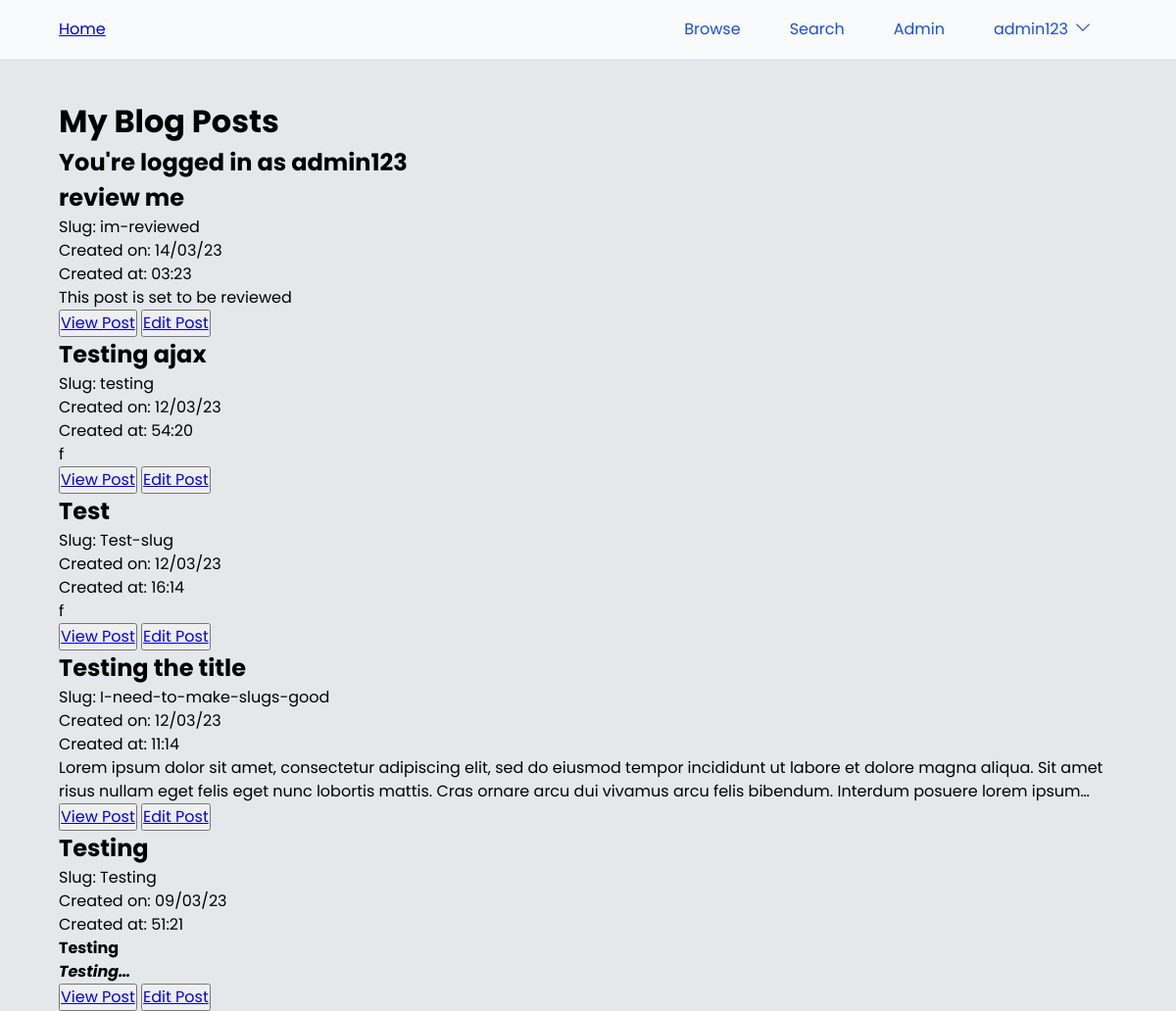
The page /my-posts (signed in) on the database its author committed.
### models.py (models this page shows, shortened)
class UserModel(UserMixin, db.Model):
    __tablename__ = "users"
    id = db.Column(db.Integer, primary_key=True)
    username = db.Column(db.String(50), unique=True, nullable=False)
    password_hash = db.Column(db.String(128), nullable=False)
    privilege_level = db.Column(
        db.String(16), default="User", nullable=False
    )  # Could be User, Admin, or SuperAdmin also could be an integer but used string for this example

class PostModel(db.Model):
    __tablename__ = "posts"
    id = db.Column(db.Integer, primary_key=True)
    title = db.Column(db.String(100), nullable=False)
    slug = db.Column(db.String(100), unique=True, nullable=False)
    content = db.Column(db.Text, nullable=False)
    created_at = db.Column(db.DateTime, server_default=func.now())
    updated_at = db.Column(db.DateTime, onupdate=func.now())
    author = db.Column(db.String(100), db.ForeignKey("users.username"), nullable=False)
    status = db.Column(
        db.String, default="Draft"
    )  # Could be Draft, Review, Published, or Archived

### main.py (the view)
@app.route("/my-posts")
def my_posts():
    posts = (
        PostModel.query.filter_by(author=get_current_username())
        .order_by(desc(PostModel.created_at))
        .all()
    )
    return render_template(
        "my-posts.html",
        posts=posts,
        current_username=get_current_username(),
        page_title="My Posts",
    )

### main.py (called while the page is built)
def get_current_username():
    if current_user.is_authenticated:
        return current_user.username
    else:
        return "Guest"

### models.py (called while the page is built)
@login.user_loader
def load_user(id):
    return UserModel.query.get(int(id))

### templates/my-posts.html (shortened to what this page needs)
{% extends "base.html" %}{%block head%}{%endblock%}{% block body %}
<h1>My Blog Posts</h1>
<h2>You're logged in as {{current_username}}</h2>
{% for post in posts %}
<div class="post-card">
    <h2>{{post.title}}</h2>
    <p>Slug: {{post.slug}}</p>
    <p>Created on: {{post.created_at.strftime("%d/%m/%y")}}</p>
    <p>Created at: {{post.created_at.strftime("%M:%H")}}</p>
    <div class="post__content-preview">{{post.content|safe}}</div>
    <div class="button-container">
        <button><a href="{{url_for("view_post", slug=post.slug)}}}">View Post</a></button>
        <button><a href="{{url_for("edit", slug=post.slug)}}">Edit Post</a></button>
    </div>
</div>
{% endfor %}
{% endblock %}

### templates/base.html (shortened to what this page needs)
<!DOCTYPE html>
<html lang="en">
  <head>
    <link rel="stylesheet" href="{{ url_for('static', filename='css/stylesheet.css')}}" />
  </head>
  <header class="header">
    <div class="header__inner">
      <a href="{{url_for('index')}}"
        >Home</a>
      <nav class="nav">
        <ul class="nav__list">
          <li class="nav__list-item">
            <a class="nav__list-link" href="{{url_for("browse")}}">Browse</a>
          </li>
          <li class="nav__list-item">
            <a class="nav__list-link" href="#">Search</a>
          </li>
          {% if current_user.privilege_level == "Admin" %}
          <li class="nav__list-item">
            <div class="dropdown">
              <button class="dropbtn">Admin</button>
            </div>
          </li>
          {% endif %}
          {% if current_user.is_authenticated %}
          <li class="nav__list-item">
            <div class="dropdown">
              <button class="dropbtn">{{current_username}}<svg xmlns="http://www.w3.org/2000/svg" fill="none" viewBox="0 0 24 24" stroke-width="1.5" stroke="currentColor" class="w-6 h-6">
                <path stroke-linecap="round" stroke-linejoin="round" d="M19.5 8.25l-7.5 7.5-7.5-7.5" />
              </svg>
              </button>
            </div>
            {% else %}
            <a class="nav__list-link" href="{{url_for('login')}}">Login</a>
            {% endif %}
          </li>
        </ul>
      </nav>
    </div>
  </header>
  <body>
    <div class="content">
    {% block body %} {% endblock %}
  </div>
  </body>
</html>

### static/css/stylesheet.css (style rules this page uses)
*, *::before, *::after { box-sizing: border-box; }
* { margin: 0; padding: 0; }
html, body { height: 100%; }
body { line-height: 1.5; -webkit-font-smoothing: antialiased; }
img, picture, video, canvas, svg { display: block; max-width: 100%; }
input, button, textarea, select { font: inherit; }
p, h1, h2, h3, h4, h5, h6 { overflow-wrap: break-word; }
:root { --dark-background: #27272a; --dark-foregeound: #e2e8f0; --dark-text: #e2e8f0; --dark-text-lighter: #6e6e6e; --dark-primary: #3839ff; --current-background: #e5e7eb; --current-foregeound: #18181b; --current-text: #18181b; --current-text-lighter: #4d5050; --light-primary: #00c3ff; --color-primary: #4f46e5; --color-secondary: #818cf8; --gradeint-primary: linear-gradient(#163de7, #00c3ff); }
body { background-color: var(--current-background); font-family: "Poppins", Noto Sans, sans-serif; min-height: 100%; height: 100%; display: flex; flex-direction: column; }
.content { flex: 1 1 auto; margin: 0 5%; }
.header { color: var(--primary-fg); background-color: #f8fafc; display: flex; justify-content: center; margin-bottom: 40px; padding: 14px 0; }
.header__inner { display: flex; justify-content: space-between; align-items: center; max-width: 90vw; width: 100%; }
.nav { flex: 0 1 auto; }
.nav__list { display: flex; justify-content: space-between; list-style: none; align-items: center; }
.nav__list-item { margin: 0; }
.nav__list-link { text-decoration: none; transition: all 0.3s; padding: 4px 25px; color: #1d4ed8; }
.nav .dropdown .dropbtn { border: none; outline: none; color: #1d4ed8; background-color: inherit; font-family: inherit; margin: 0; }
.nav .dropbtn { display: flex; padding: 4px 25px; transition: all 0.3s; }
.nav .dropbtn svg { margin-left: 5px; width: 20px; }
.post__content-preview { display: -webkit-box; -webkit-line-clamp: 2; -webkit-box-orient: vertical; overflow: hidden; }
.post__content-preview * { font-size: 1rem; }

### rows shown on the page
UserModel: username "admin123"
PostModel: title "review me", slug "im-reviewed", created_at "14/03/23", created_at "03:23", content "This post is set to be reviewed"
PostModel: title "Testing ajax", slug "testing", created_at "12/03/23", created_at "54:20", content "f"
PostModel: title "Test", slug "Test-slug", created_at "12/03/23", created_at "16:14", content "f"
PostModel: title "Testing the title", slug "I-need-to-make-slugs-good", created_at "12/03/23", created_at "11:14", content "Lorem ipsum dolor sit amet, consectetur adipiscing elit, sed do eiusmod tempor incididunt ut labore et dolore magna aliqua. Sit amet risus nullam eget felis eget nunc lobortis mattis. Cras ornare arcu dui vivamus arcu felis bibendum. Interdum posuere lorem…"
PostModel: title "Testing", slug "Testing", created_at "09/03/23", created_at "51:21", content "Testing Testing"
